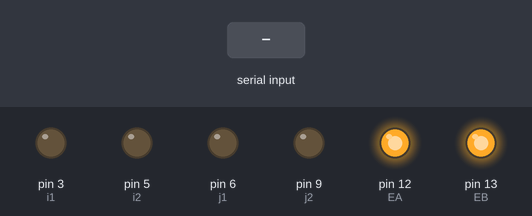
Recording of a sketch running on a simulated Arduino Uno, built with avr-gcc and run on an emulated ATmega328P. Shown: output pins drawn as LEDs (lit = HIGH). The inputs (shaded band) are chosen by the test bench.

Above: at 1.2 s.
1.3 s: "w90\n" received over Serial
At 2.5 s:
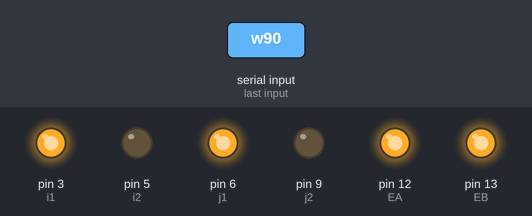
2.8 s: "s90\n" received over Serial
At 3.9 s:
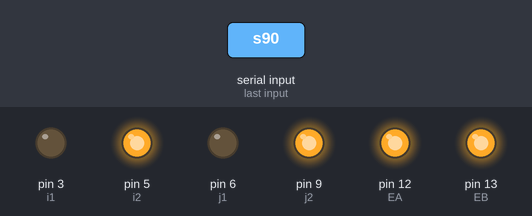
4.3 s: "a90\n" received over Serial
At 5.1 s:
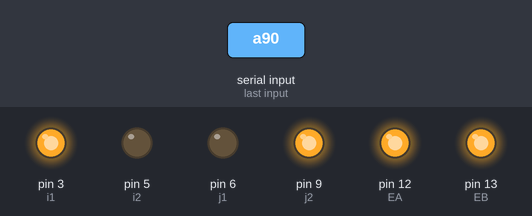
5.8 s: "d90\n" received over Serial
At 6.2 s:
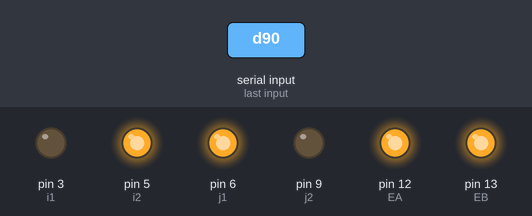
7.3 s: "w,45\n" received over Serial
At 8.5 s:
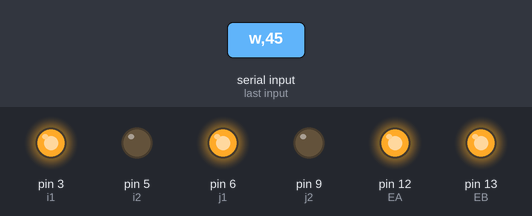
8.8 s: "s,45\n" received over Serial
At 9.7 s:
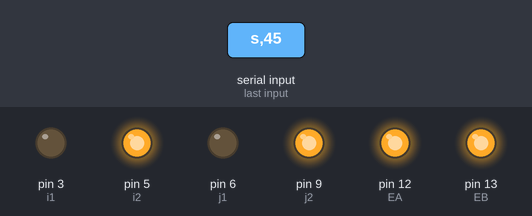
Timing chart, 0 to 11.3 s (numbered marks = the images above; inputs shaded):
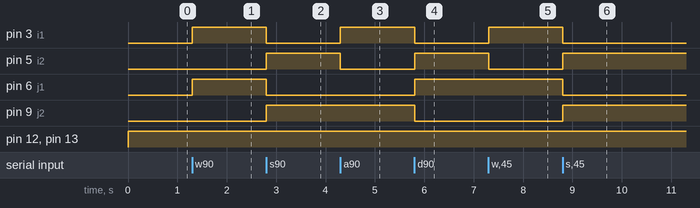

Measured:
- after the input at 1.3 s, pin 3 (i1), pin 6 (j1): LOW → HIGH at once
- after the input at 2.8 s, pin 3 (i1), pin 6 (j1): HIGH → LOW at once; pin 5 (i2), pin 9 (j2): LOW → HIGH at once
- after the input at 4.3 s, pin 3 (i1): LOW → HIGH at once; pin 5 (i2): HIGH → LOW at once
- after the input at 5.8 s, pin 3 (i1), pin 9 (j2): HIGH → LOW at once; pin 5 (i2), pin 6 (j1): LOW → HIGH at once
- after the input at 7.3 s, pin 3 (i1): LOW → HIGH at once; pin 5 (i2): HIGH → LOW at once
- after the input at 8.8 s, pin 3 (i1), pin 6 (j1): HIGH → LOW at once; pin 5 (i2), pin 9 (j2): LOW → HIGH at once

The sketch:

IPW2013.ino
```cpp
int i1=3, i2=5, j1=6, j2=9, EA=12, EB=13;
char c, d[5];
int p; //assembled engine power
int i, packetSize=5;
boolean PC=true;
/*
    IPW2013@Tirgu Mures, RO
(c) Alexandru Ioan Pop, 2013
    WIP

This receives commands over serial (I used Bluetooth) (ideally from the gyroscope
of a phone).
pins 3, 5, 6, 9 are Digital Outs with PWM
EA, EB enable the output of the engine

Used a L298 H bridge

The Arduino receives, over BT serial, a packet of 5 bytes
e.g.
"1+100"

1st byte: 0 for X (front-back), 1 for Y (left-right)
2nd byte: + for back, right; - for front, left
next 3 bytes: a value from 0 to 255, how much current
              should go to the engines (this can be tweaked in the
              sender code, but that is the convention that we
              worked out)
*/

void setup()
{
  pinMode(i1, OUTPUT);
  pinMode(i2, OUTPUT);
  pinMode(j1, OUTPUT);
  pinMode(j2, OUTPUT);
  pinMode(EA, OUTPUT);
  pinMode(EB, OUTPUT);
  Serial.begin(9600);
  for(i=0; i<packetSize; i++) d[i]='2'; //clean the input
  d[packetSize-1]='\0';
  i=0;
  p=0;
}

void loop()
{

  if(Serial.available()>0 && i<packetSize) //read a packet
  {
   // d[i]=Serial.read();
    c=Serial.read(); //PC keys controls
     if(c=='w') strcpy(d, "0-255");
     if(c=='s') strcpy(d, "0+255");
     if(c=='a') strcpy(d, "1+255");
     if(c=='d') strcpy(d, "1-255");
     if(c=='q') strcpy(d, "0+000");
     //i++;
  }
  if(valid()==0) //check to see if input is good
  {
    writeToEngine();
  }
  if(i==5) i=0;
  digitalWrite(EA, HIGH); //enable the engines
  digitalWrite(EB, HIGH);

  delay(5); //stabilize everything
}

int valid()
{
  if(d[0]<'0' || d[0]>'1') return 1;
  if(!(d[1]=='+' || d[1]=='-')) return 2;
  if(i!=packetSize-1 && !PC) return 3;
  return 0;
}

void writeToEngine()
{
  p=(d[2]-'0')*100+(d[3]-'0')*10+d[4]-'0'; //assemble the power
  if(d[0]=='0') //front-back
  {
    if(d[1]=='-') //back
    {
      analogWrite(i1, p);
      analogWrite(i2, 0);
      analogWrite(j1, p);
      analogWrite(j2, 0);
    }
    else //front
    {
      analogWrite(i1, 0);
      analogWrite(i2, p);
      analogWrite(j1, 0);
      analogWrite(j2, p);
    }
  }
  if(d[0]=='1') //left-right
  {
    if(d[1]=='+') //right
    {
      analogWrite(i1, p);
      analogWrite(i2, 0);
      analogWrite(j1, 0);
      analogWrite(j2, p);
    }
    else //left
    {
      analogWrite(i1, 0);
      analogWrite(i2, p);
      analogWrite(j1, p);
      analogWrite(j2, 0);
    }
  }
}
```
